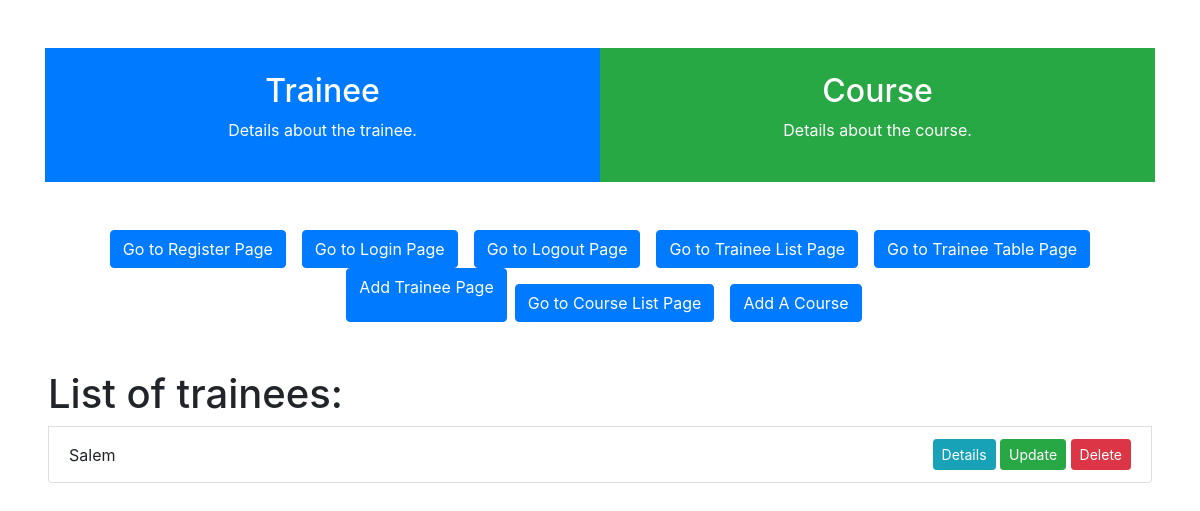
The page /traineelist/ on the database as committed earlier.
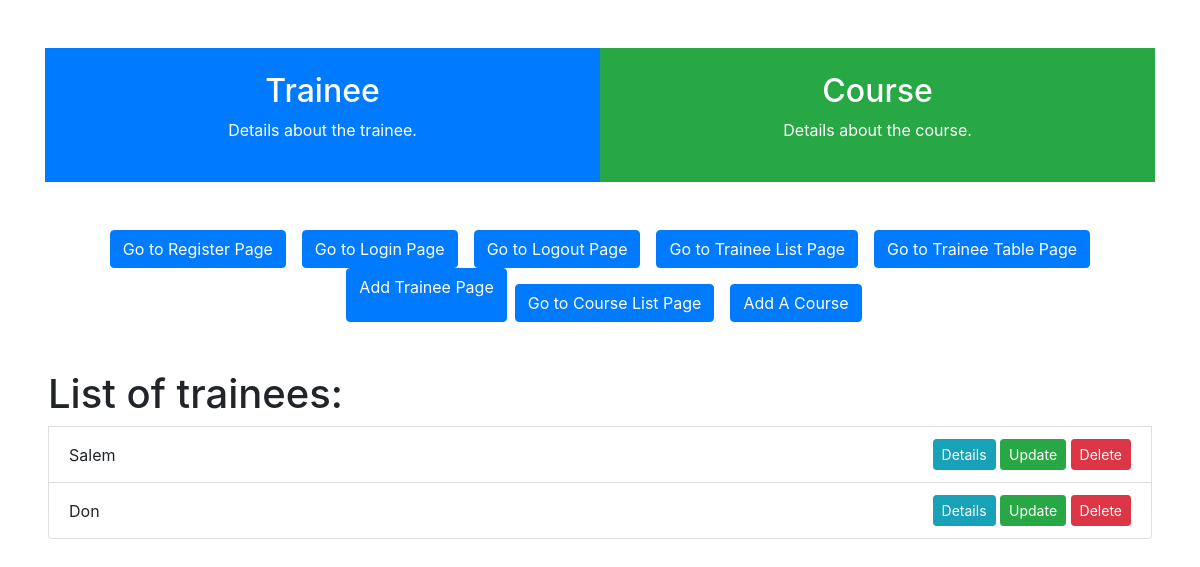
The same page on the database as committed later.
### trainee/models.py (models this page shows, shortened)
class Trainee(models.Model):
    trainee = models.CharField(max_length=100)
    is_deleted = models.BooleanField(default=False)

### trainee/views.py (the view, shortened to what this page needs)
# urls.py: path("traineelist/", TraineeListView.as_view(), name="traineelist"),
class TraineeListView(ListView, FormView):
    model = Trainee
    template_name = "trainee/trainee_list.html"
    context_object_name = "trainees"
    form_class = TraineeForm
    success_url = reverse_lazy("traineelist")  # Redirect after successful submission

### trainee/templates/trainee/trainee_list.html (shortened to what this page needs)
{% extends "trainee/layout.html" %}
{% block body %}
<ul class="list-group m-5">
    <h1>List of trainees:</h1>
    {% for trainee in trainees %}
    <li class="list-group-item d-flex justify-content-between align-items-center">
        {{ trainee.trainee }}
        <div>
            <a href="{% url 'trainee-detail' trainee.id %}" class="btn btn-info btn-sm">Details</a>
            <a href="{% url 'update_trainee' trainee.id %}" class="btn btn-success btn-sm">Update</a>
            <form action="{% url 'delete_trainee' trainee.id %}" method="post" class="d-inline">
                <button type="submit" class="btn btn-danger btn-sm">Delete</button>
            </form>
        </div>
    </li>
    {% endfor %}
</ul>
{% endblock %}

Rows that differ between the two databases and show on the page:
added Trainee: trainee "Don"
